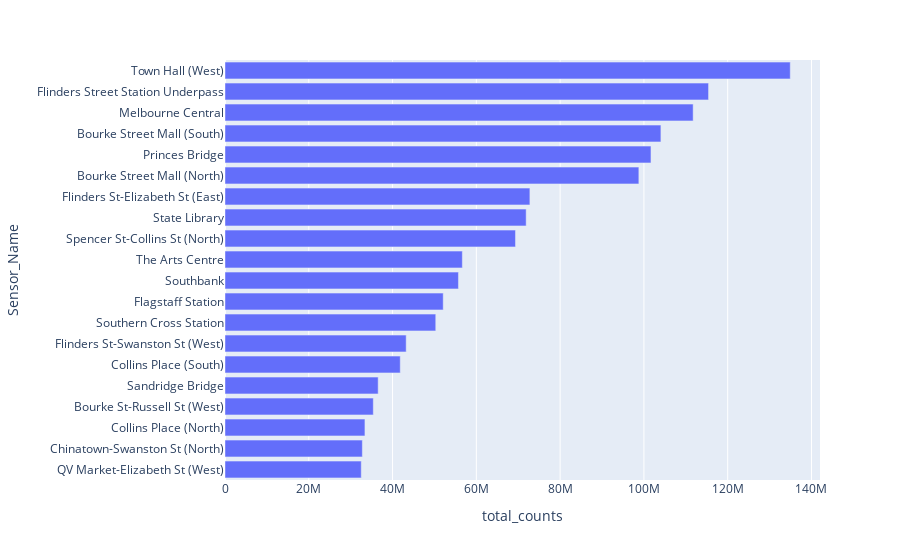

Notebook code for this chart:
### Code cell
px.bar(
    total_df.sort_values(by="total_counts").tail(20),
    x="total_counts",
    y="Sensor_Name",
    orientation="h",
    height=700
)

### Figure 1 — Plotly figure (JSON) as saved in the notebook; plotly's stock layout.template omitted (floating-point values rounded to 4 significant figures)
{"data": [{"alignmentgroup": "True", "hovertemplate": "total_counts=%{x}<br>Sensor_Name=%{y}<extra></extra>", "legendgroup": "", "marker": {"color": "#636efa"}, "name": "", "offsetgroup": "", "orientation": "h", "showlegend": false, "textposition": "auto", "type": "bar", "x": [32524093, 32786672, 33406580, 35401735, 36563703, 41835432, 43250367, 50310857, 52091312, 55728108, 56655521, 69341768, 71891037, 72781136, 98793356, 101684071, 104055984, 111753864, 115431570, 134933031], "xaxis": "x", "y": ["QV Market-Elizabeth St (West)", "Chinatown-Swanston St (North)", "Collins Place (North)", "Bourke St-Russell St (West)", "Sandridge Bridge", "Collins Place (South)", "Flinders St-Swanston St (West)", "Southern Cross Station", "Flagstaff Station", "Southbank", "The Arts Centre", "Spencer St-Collins St (North)", "State Library", "Flinders St-Elizabeth St (East)", "Bourke Street Mall (North)", "Princes Bridge", "Bourke Street Mall (South)", "Melbourne Central", "Flinders Street Station Underpass", "Town Hall (West)"], "yaxis": "y"}], "layout": {"autosize": true, "barmode": "relative", "legend": {"tracegroupgap": 0}, "margin": {"t": 60}, "xaxis": {"anchor": "y", "autorange": true, "domain": [0, 1], "range": [0, 142000000.0], "title": {"text": "total_counts"}, "type": "linear"}, "yaxis": {"anchor": "x", "autorange": true, "domain": [0, 1], "range": [-0.5, 19.5], "title": {"text": "Sensor_Name"}, "type": "category"}}}
